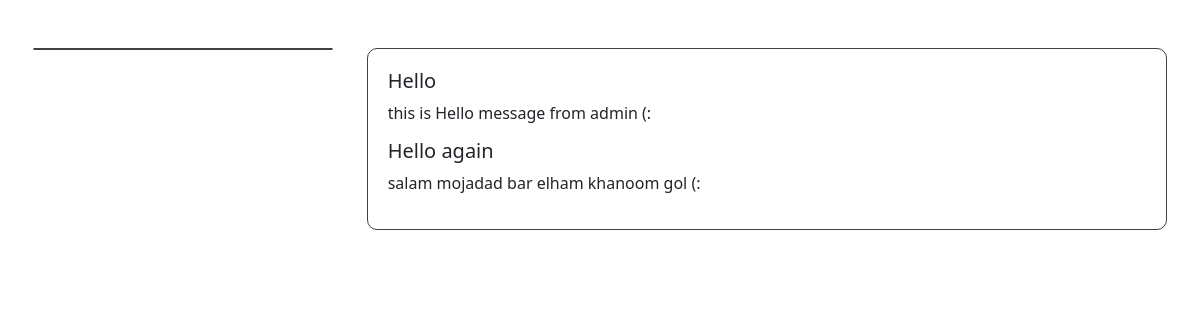
The app's page /user/messages (signed in) with its own data.
### account_module/models.py (models this page shows, shortened)
class AdminMessages(models.Model):
    user = models.ForeignKey(User, on_delete=models.CASCADE)
    title = models.CharField(max_length=100)
    text = models.TextField()
    is_delete = models.BooleanField(default=False)

### user_panel_module/views.py (the view)
# urls.py: path('messages', views.Messages.as_view(), name='messages'),
@method_decorator(login_required, name='dispatch')
class Messages(TemplateView):
    template_name = 'user_panel/messages.html'
    def get_context_data(self, **kwargs):
        context = super(Messages, self).get_context_data()
        context['messages'] = AdminMessages.objects.filter(user_id=self.request.user.id, is_delete=False)
        return context

### user_panel_module/templates/user_panel/messages.html (shortened to what this page needs)
{% extends 'shared/_layout.html' %}
{% load render_partial %}
{% block content %}
    <div class="container-fluid w-100 mt-5 d-flex justify-content-center align-items-center">
        <div class="container-fluid container-xxl d-flex justify-content-evenly align-items-start w-100 h-100 flex-wrap p-0 m-0">
            <div class="row col-11 col-lg-3  h-100 p-0 m-0 flex-wrap userMenu mb-5">
            </div>
            <div class="col-11 col-lg-8 messagesSection">
                {% if messages %}
                    {% for message in messages %}
                        <div class="col-11 order">
                            <h5>{{ message.title }}</h5>
                            <p>
                                {{ message.text }}
                            </p>
                        </div>
                    {% endfor %}
                {% else %}
                    <p>There is no messages!</p>
                {% endif %}
            </div>
        </div>
    </div>
{% endblock %}

### statics/stylesheet/master.css (style rules this page uses)
.summeryOfActivitiesSection, .ordersSection, .opinionsSection, .addressesSection, .messagesSection, .recentVisitsSection, .userAccountInformationSection { border-radius: 10px; border: 0.6px solid #414141; padding: 20px; }
.userMenu { border-radius: 10px; border: 0.6px solid #414141; }
.order { margin-bottom: 10px; height: 60px; }

### records on screen
AdminMessages: title "Hello", text "this is Hello message from admin (:"
AdminMessages: title "Hello again", text "salam mojadad bar elham khanoom gol (:"
